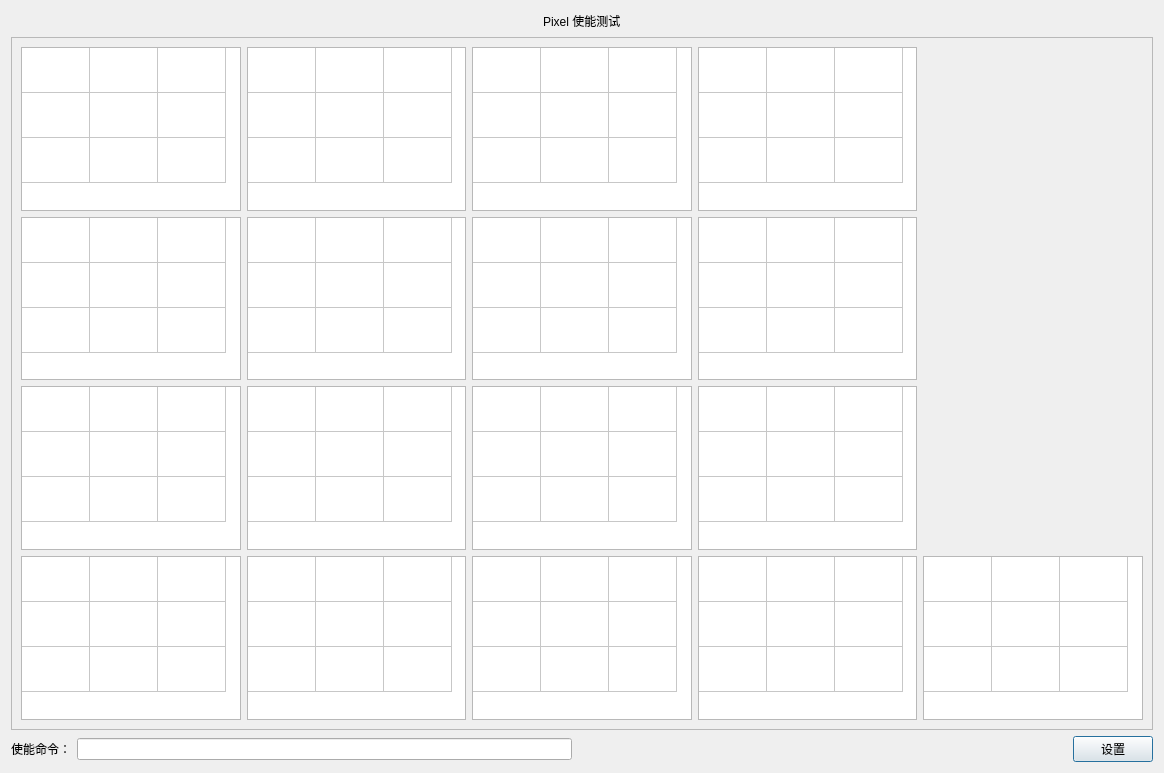
<?xml version="1.0" encoding="UTF-8"?>
<ui version="4.0">
 <class>pixelSetting_Dialog</class>
 <widget class="QDialog" name="pixelSetting_Dialog">
  <property name="geometry">
   <rect>
    <x>0</x>
    <y>0</y>
    <width>1164</width>
    <height>773</height>
   </rect>
  </property>
  <property name="windowTitle">
   <string>pixel使能设置</string>
  </property>
  <property name="windowIcon">
   <iconset resource="images/img.qrc">
    <normaloff>:/new/prefix1/icon_1.png</normaloff>:/new/prefix1/icon_1.png</iconset>
  </property>
  <layout class="QGridLayout" name="gridLayout">
   <item row="1" column="1">
    <widget class="QFrame" name="frame">
     <property name="frameShape">
      <enum>QFrame::StyledPanel</enum>
     </property>
     <property name="frameShadow">
      <enum>QFrame::Raised</enum>
     </property>
     <layout class="QGridLayout" name="gridLayout_2">
      <item row="0" column="0">
       <widget class="QTableWidget" name="tableWidget">
        <property name="tabKeyNavigation">
         <bool>true</bool>
        </property>
        <attribute name="horizontalHeaderVisible">
         <bool>false</bool>
        </attribute>
        <attribute name="horizontalHeaderDefaultSectionSize">
         <number>68</number>
        </attribute>
        <attribute name="horizontalHeaderMinimumSectionSize">
         <number>65</number>
        </attribute>
        <attribute name="verticalHeaderVisible">
         <bool>false</bool>
        </attribute>
        <attribute name="verticalHeaderDefaultSectionSize">
         <number>45</number>
        </attribute>
        <row>
         <property name="text">
          <string>新建行</string>
         </property>
        </row>
        <row>
         <property name="text">
          <string>新建行</string>
         </property>
        </row>
        <row>
         <property name="text">
          <string>新建行</string>
         </property>
        </row>
        <column>
         <property name="text">
          <string>新建列</string>
         </property>
        </column>
        <column>
         <property name="text">
          <string>新建列</string>
         </property>
        </column>
        <column>
         <property name="text">
          <string>新建列</string>
         </property>
        </column>
       </widget>
      </item>
      <item row="0" column="1">
       <widget class="QTableWidget" name="tableWidget_2">
        <property name="rowCount">
         <number>3</number>
        </property>
        <property name="columnCount">
         <number>3</number>
        </property>
        <attribute name="horizontalHeaderVisible">
         <bool>false</bool>
        </attribute>
        <attribute name="horizontalHeaderDefaultSectionSize">
         <number>68</number>
        </attribute>
        <attribute name="horizontalHeaderMinimumSectionSize">
         <number>65</number>
        </attribute>
        <attribute name="verticalHeaderVisible">
         <bool>false</bool>
        </attribute>
        <attribute name="verticalHeaderDefaultSectionSize">
         <number>45</number>
        </attribute>
        <row/>
        <row/>
        <row/>
        <column/>
        <column/>
        <column/>
       </widget>
      </item>
      <item row="0" column="2">
       <widget class="QTableWidget" name="tableWidget_3">
        <property name="rowCount">
         <number>3</number>
        </property>
        <property name="columnCount">
         <number>3</number>
        </property>
        <attribute name="horizontalHeaderVisible">
         <bool>false</bool>
        </attribute>
        <attribute name="horizontalHeaderDefaultSectionSize">
         <number>68</number>
        </attribute>
        <attribute name="horizontalHeaderMinimumSectionSize">
         <number>65</number>
        </attribute>
        <attribute name="verticalHeaderVisible">
         <bool>false</bool>
        </attribute>
        <attribute name="verticalHeaderDefaultSectionSize">
         <number>45</number>
        </attribute>
        <row/>
        <row/>
        <row/>
        <column/>
        <column/>
        <column/>
       </widget>
      </item>
      <item row="0" column="3">
       <widget class="QTableWidget" name="tableWidget_4">
        <property name="rowCount">
         <number>3</number>
        </property>
        <property name="columnCount">
         <number>3</number>
        </property>
        <attribute name="horizontalHeaderVisible">
         <bool>false</bool>
        </attribute>
        <attribute name="horizontalHeaderDefaultSectionSize">
         <number>68</number>
        </attribute>
        <attribute name="horizontalHeaderMinimumSectionSize">
         <number>65</number>
        </attribute>
        <attribute name="verticalHeaderVisible">
         <bool>false</bool>
        </attribute>
        <attribute name="verticalHeaderDefaultSectionSize">
         <number>45</number>
        </attribute>
        <row/>
        <row/>
        <row/>
        <column/>
        <column/>
        <column/>
       </widget>
      </item>
      <item row="0" column="4">
       <spacer name="horizontalSpacer_4">
        <property name="orientation">
         <enum>Qt::Horizontal</enum>
        </property>
        <property name="sizeHint" stdset="0">
         <size>
          <width>166</width>
          <height>20</height>
         </size>
        </property>
       </spacer>
      </item>
      <item row="1" column="0">
       <widget class="QTableWidget" name="tableWidget_5">
        <property name="rowCount">
         <number>3</number>
        </property>
        <property name="columnCount">
         <number>3</number>
        </property>
        <attribute name="horizontalHeaderVisible">
         <bool>false</bool>
        </attribute>
        <attribute name="horizontalHeaderDefaultSectionSize">
         <number>68</number>
        </attribute>
        <attribute name="horizontalHeaderMinimumSectionSize">
         <number>65</number>
        </attribute>
        <attribute name="verticalHeaderVisible">
         <bool>false</bool>
        </attribute>
        <attribute name="verticalHeaderDefaultSectionSize">
         <number>45</number>
        </attribute>
        <row/>
        <row/>
        <row/>
        <column/>
        <column/>
        <column/>
       </widget>
      </item>
      <item row="1" column="1">
       <widget class="QTableWidget" name="tableWidget_6">
        <property name="rowCount">
         <number>3</number>
        </property>
        <property name="columnCount">
         <number>3</number>
        </property>
        <attribute name="horizontalHeaderVisible">
         <bool>false</bool>
        </attribute>
        <attribute name="horizontalHeaderDefaultSectionSize">
         <number>68</number>
        </attribute>
        <attribute name="horizontalHeaderMinimumSectionSize">
         <number>65</number>
        </attribute>
        <attribute name="verticalHeaderVisible">
         <bool>false</bool>
        </attribute>
        <attribute name="verticalHeaderDefaultSectionSize">
         <number>45</number>
        </attribute>
        <row/>
        <row/>
        <row/>
        <column/>
        <column/>
        <column/>
       </widget>
      </item>
      <item row="1" column="2">
       <widget class="QTableWidget" name="tableWidget_7">
        <property name="rowCount">
         <number>3</number>
        </property>
        <property name="columnCount">
         <number>3</number>
        </property>
        <attribute name="horizontalHeaderVisible">
         <bool>false</bool>
        </attribute>
        <attribute name="horizontalHeaderDefaultSectionSize">
         <number>68</number>
        </attribute>
        <attribute name="horizontalHeaderMinimumSectionSize">
         <number>65</number>
        </attribute>
        <attribute name="verticalHeaderVisible">
         <bool>false</bool>
        </attribute>
        <attribute name="verticalHeaderDefaultSectionSize">
         <number>45</number>
        </attribute>
        <row/>
        <row/>
        <row/>
        <column/>
        <column/>
        <column/>
       </widget>
      </item>
      <item row="1" column="3">
       <widget class="QTableWidget" name="tableWidget_8">
        <property name="rowCount">
         <number>3</number>
        </property>
        <property name="columnCount">
         <number>3</number>
        </property>
        <attribute name="horizontalHeaderVisible">
         <bool>false</bool>
        </attribute>
        <attribute name="horizontalHeaderDefaultSectionSize">
         <number>68</number>
        </attribute>
        <attribute name="horizontalHeaderMinimumSectionSize">
         <number>65</number>
        </attribute>
        <attribute name="verticalHeaderVisible">
         <bool>false</bool>
        </attribute>
        <attribute name="verticalHeaderDefaultSectionSize">
         <number>45</number>
        </attribute>
        <row/>
        <row/>
        <row/>
        <column/>
        <column/>
        <column/>
       </widget>
      </item>
      <item row="1" column="4">
       <spacer name="horizontalSpacer_5">
        <property name="orientation">
         <enum>Qt::Horizontal</enum>
        </property>
        <property name="sizeHint" stdset="0">
         <size>
          <width>166</width>
          <height>20</height>
         </size>
        </property>
       </spacer>
      </item>
      <item row="2" column="0">
       <widget class="QTableWidget" name="tableWidget_9">
        <property name="rowCount">
         <number>3</number>
        </property>
        <property name="columnCount">
         <number>3</number>
        </property>
        <attribute name="horizontalHeaderVisible">
         <bool>false</bool>
        </attribute>
        <attribute name="horizontalHeaderDefaultSectionSize">
         <number>68</number>
        </attribute>
        <attribute name="horizontalHeaderMinimumSectionSize">
         <number>65</number>
        </attribute>
        <attribute name="verticalHeaderVisible">
         <bool>false</bool>
        </attribute>
        <attribute name="verticalHeaderDefaultSectionSize">
         <number>45</number>
        </attribute>
        <row/>
        <row/>
        <row/>
        <column/>
        <column/>
        <column/>
       </widget>
      </item>
      <item row="2" column="1">
       <widget class="QTableWidget" name="tableWidget_10">
        <property name="rowCount">
         <number>3</number>
        </property>
        <property name="columnCount">
         <number>3</number>
        </property>
        <attribute name="horizontalHeaderVisible">
         <bool>false</bool>
        </attribute>
        <attribute name="horizontalHeaderDefaultSectionSize">
         <number>68</number>
        </attribute>
        <attribute name="horizontalHeaderMinimumSectionSize">
         <number>65</number>
        </attribute>
        <attribute name="verticalHeaderVisible">
         <bool>false</bool>
        </attribute>
        <attribute name="verticalHeaderDefaultSectionSize">
         <number>45</number>
        </attribute>
        <row/>
        <row/>
        <row/>
        <column/>
        <column/>
        <column/>
       </widget>
      </item>
      <item row="2" column="2">
       <widget class="QTableWidget" name="tableWidget_11">
        <property name="rowCount">
         <number>3</number>
        </property>
        <property name="columnCount">
         <number>3</number>
        </property>
        <attribute name="horizontalHeaderVisible">
         <bool>false</bool>
        </attribute>
        <attribute name="horizontalHeaderDefaultSectionSize">
         <number>68</number>
        </attribute>
        <attribute name="horizontalHeaderMinimumSectionSize">
         <number>65</number>
        </attribute>
        <attribute name="verticalHeaderVisible">
         <bool>false</bool>
        </attribute>
        <attribute name="verticalHeaderDefaultSectionSize">
         <number>45</number>
        </attribute>
        <row/>
        <row/>
        <row/>
        <column/>
        <column/>
        <column/>
       </widget>
      </item>
      <item row="2" column="3">
       <widget class="QTableWidget" name="tableWidget_12">
        <property name="rowCount">
         <number>3</number>
        </property>
        <property name="columnCount">
         <number>3</number>
        </property>
        <attribute name="horizontalHeaderVisible">
         <bool>false</bool>
        </attribute>
        <attribute name="horizontalHeaderDefaultSectionSize">
         <number>68</number>
        </attribute>
        <attribute name="horizontalHeaderMinimumSectionSize">
         <number>65</number>
        </attribute>
        <attribute name="verticalHeaderVisible">
         <bool>false</bool>
        </attribute>
        <attribute name="verticalHeaderDefaultSectionSize">
         <number>45</number>
        </attribute>
        <row/>
        <row/>
        <row/>
        <column/>
        <column/>
        <column/>
       </widget>
      </item>
      <item row="2" column="4">
       <spacer name="horizontalSpacer_6">
        <property name="orientation">
         <enum>Qt::Horizontal</enum>
        </property>
        <property name="sizeHint" stdset="0">
         <size>
          <width>166</width>
          <height>20</height>
         </size>
        </property>
       </spacer>
      </item>
      <item row="3" column="0">
       <widget class="QTableWidget" name="tableWidget_13">
        <property name="rowCount">
         <number>3</number>
        </property>
        <property name="columnCount">
         <number>3</number>
        </property>
        <attribute name="horizontalHeaderVisible">
         <bool>false</bool>
        </attribute>
        <attribute name="horizontalHeaderDefaultSectionSize">
         <number>68</number>
        </attribute>
        <attribute name="horizontalHeaderMinimumSectionSize">
         <number>65</number>
        </attribute>
        <attribute name="verticalHeaderVisible">
         <bool>false</bool>
        </attribute>
        <attribute name="verticalHeaderDefaultSectionSize">
         <number>45</number>
        </attribute>
        <row/>
        <row/>
        <row/>
        <column/>
        <column/>
        <column/>
       </widget>
      </item>
      <item row="3" column="1">
       <widget class="QTableWidget" name="tableWidget_14">
        <property name="rowCount">
         <number>3</number>
        </property>
        <property name="columnCount">
         <number>3</number>
        </property>
        <attribute name="horizontalHeaderVisible">
         <bool>false</bool>
        </attribute>
        <attribute name="horizontalHeaderDefaultSectionSize">
         <number>68</number>
        </attribute>
        <attribute name="horizontalHeaderMinimumSectionSize">
         <number>65</number>
        </attribute>
        <attribute name="verticalHeaderVisible">
         <bool>false</bool>
        </attribute>
        <attribute name="verticalHeaderDefaultSectionSize">
         <number>45</number>
        </attribute>
        <row/>
        <row/>
        <row/>
        <column/>
        <column/>
        <column/>
       </widget>
      </item>
      <item row="3" column="2">
       <widget class="QTableWidget" name="tableWidget_15">
        <property name="rowCount">
         <number>3</number>
        </property>
        <property name="columnCount">
         <number>3</number>
        </property>
        <attribute name="horizontalHeaderVisible">
         <bool>false</bool>
        </attribute>
        <attribute name="horizontalHeaderDefaultSectionSize">
         <number>68</number>
        </attribute>
        <attribute name="horizontalHeaderMinimumSectionSize">
         <number>65</number>
        </attribute>
        <attribute name="verticalHeaderVisible">
         <bool>false</bool>
        </attribute>
        <attribute name="verticalHeaderDefaultSectionSize">
         <number>45</number>
        </attribute>
        <row/>
        <row/>
        <row/>
        <column/>
        <column/>
        <column/>
       </widget>
      </item>
      <item row="3" column="3">
       <widget class="QTableWidget" name="tableWidget_16">
        <property name="rowCount">
         <number>3</number>
        </property>
        <property name="columnCount">
         <number>3</number>
        </property>
        <attribute name="horizontalHeaderVisible">
         <bool>false</bool>
        </attribute>
        <attribute name="horizontalHeaderDefaultSectionSize">
         <number>68</number>
        </attribute>
        <attribute name="horizontalHeaderMinimumSectionSize">
         <number>65</number>
        </attribute>
        <attribute name="verticalHeaderVisible">
         <bool>false</bool>
        </attribute>
        <attribute name="verticalHeaderDefaultSectionSize">
         <number>45</number>
        </attribute>
        <row/>
        <row/>
        <row/>
        <column/>
        <column/>
        <column/>
       </widget>
      </item>
      <item row="3" column="4">
       <widget class="QTableWidget" name="tableWidget_17">
        <property name="rowCount">
         <number>3</number>
        </property>
        <property name="columnCount">
         <number>3</number>
        </property>
        <attribute name="horizontalHeaderVisible">
         <bool>false</bool>
        </attribute>
        <attribute name="horizontalHeaderDefaultSectionSize">
         <number>68</number>
        </attribute>
        <attribute name="verticalHeaderVisible">
         <bool>false</bool>
        </attribute>
        <attribute name="verticalHeaderDefaultSectionSize">
         <number>45</number>
        </attribute>
        <row/>
        <row/>
        <row/>
        <column/>
        <column/>
        <column/>
       </widget>
      </item>
     </layout>
    </widget>
   </item>
   <item row="0" column="1">
    <layout class="QHBoxLayout" name="horizontalLayout">
     <item>
      <spacer name="horizontalSpacer">
       <property name="orientation">
        <enum>Qt::Horizontal</enum>
       </property>
       <property name="sizeHint" stdset="0">
        <size>
         <width>298</width>
         <height>20</height>
        </size>
       </property>
      </spacer>
     </item>
     <item>
      <widget class="QLabel" name="label">
       <property name="styleSheet">
        <string notr="true">font: 14pt &quot;黑体&quot;;</string>
       </property>
       <property name="text">
        <string>Pixel 使能测试</string>
       </property>
      </widget>
     </item>
     <item>
      <spacer name="horizontalSpacer_2">
       <property name="orientation">
        <enum>Qt::Horizontal</enum>
       </property>
       <property name="sizeHint" stdset="0">
        <size>
         <width>298</width>
         <height>20</height>
        </size>
       </property>
      </spacer>
     </item>
    </layout>
   </item>
   <item row="2" column="1">
    <layout class="QHBoxLayout" name="horizontalLayout_2" stretch="1,10,10,1">
     <item>
      <widget class="QLabel" name="label_2">
       <property name="text">
        <string>使能命令：</string>
       </property>
      </widget>
     </item>
     <item>
      <widget class="QLineEdit" name="result_lineEdit"/>
     </item>
     <item>
      <spacer name="horizontalSpacer_3">
       <property name="orientation">
        <enum>Qt::Horizontal</enum>
       </property>
       <property name="sizeHint" stdset="0">
        <size>
         <width>558</width>
         <height>20</height>
        </size>
       </property>
      </spacer>
     </item>
     <item>
      <widget class="QPushButton" name="setting_pushButton">
       <property name="text">
        <string>设置</string>
       </property>
      </widget>
     </item>
    </layout>
   </item>
  </layout>
 </widget>
 <resources>
  <include location="images/img.qrc"/>
 </resources>
 <connections/>
</ui>
